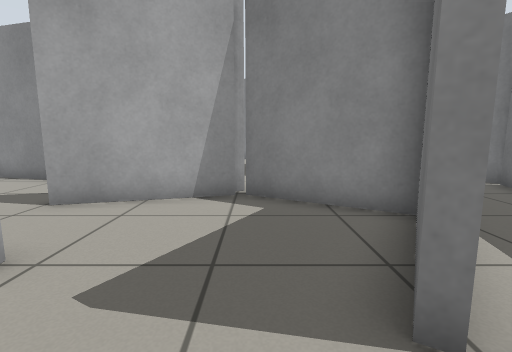
[1] (above)

23 first-person views from a walk through a robot-simulator world made for Gazebo. The camera is 0.72 m above the floor, tilts 8° down and sees 85° across. The floor is counted in squares, 0.5 m on a side. Each view is taken from the middle of a square. On the plan, view 1 faces up. The plan holds only what a view shows up to about 14 squares ahead; the rest is blank. The robots in the file are not drawn.

[2]
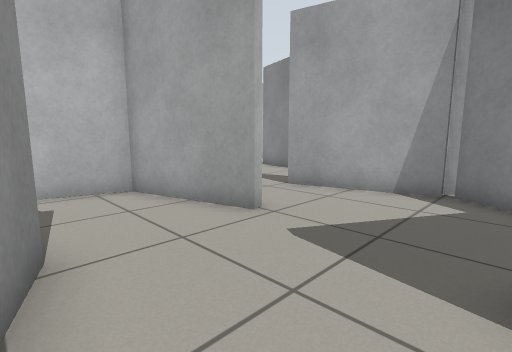

[3]
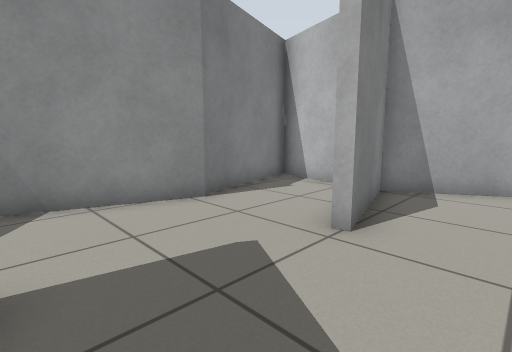

[4]
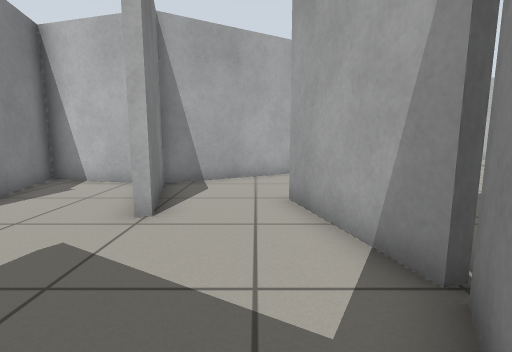

[5]
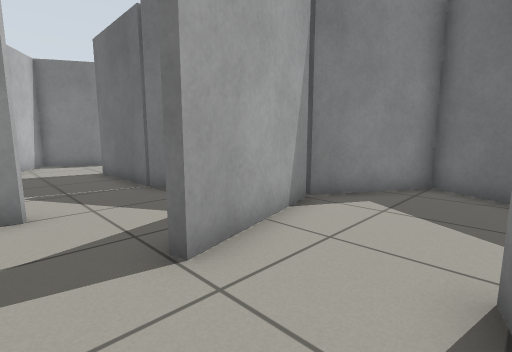

[6]
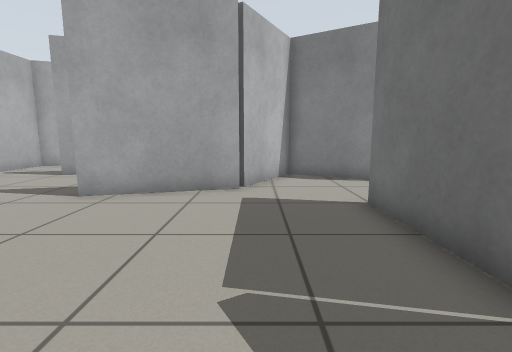

[7]
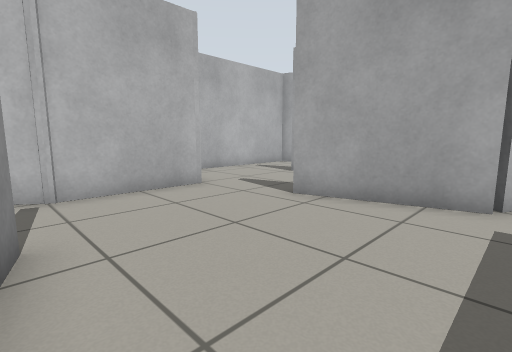

[8]
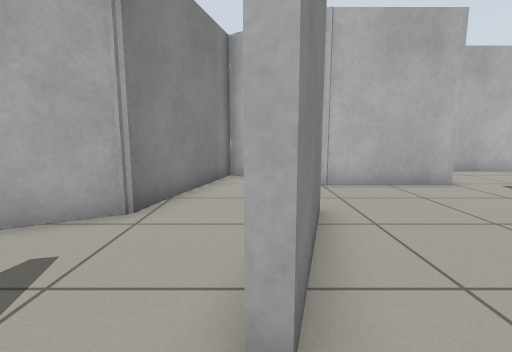

[9]
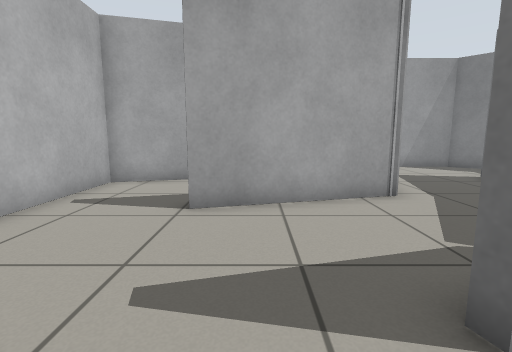

[10]
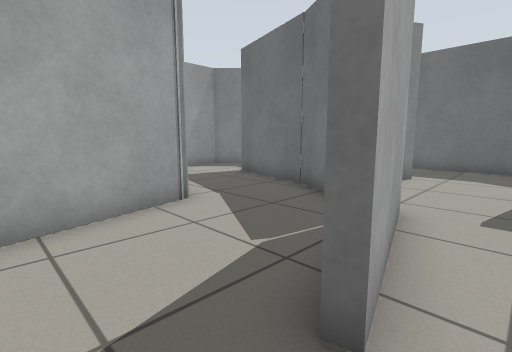

[11]
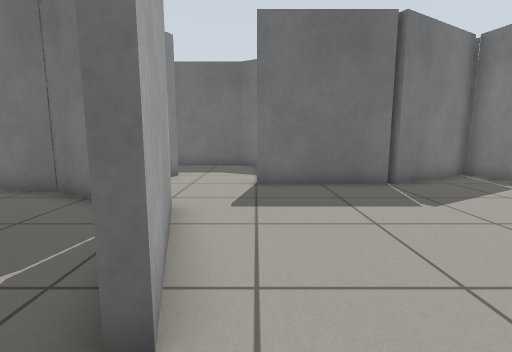

[12]
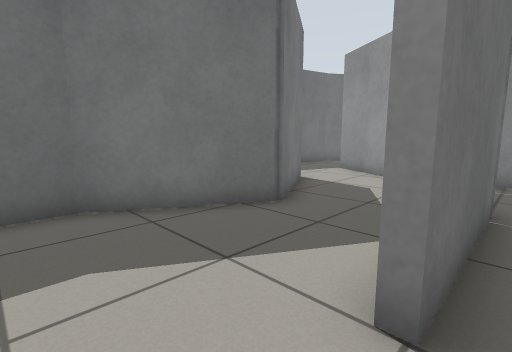

[13]
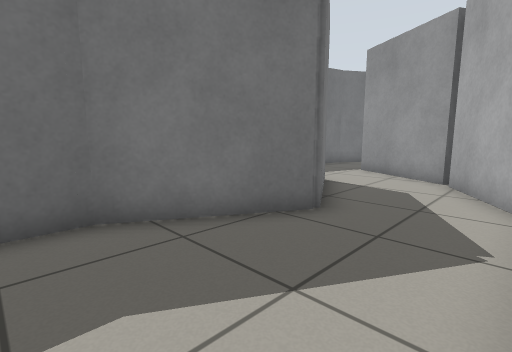

[14]
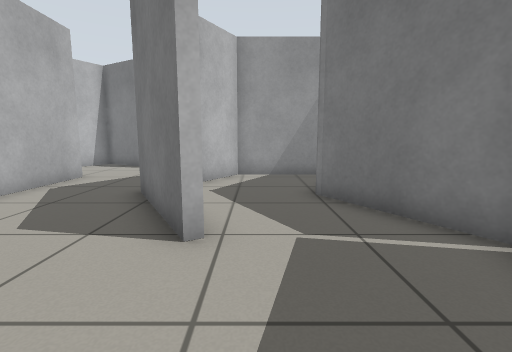

[15]
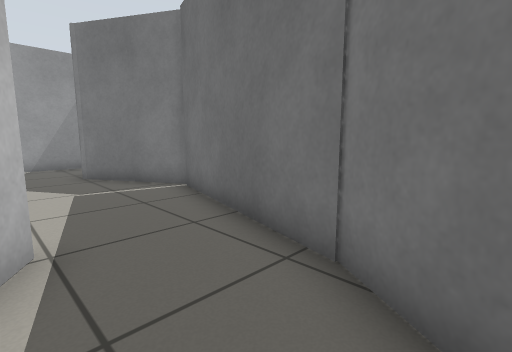

[16]
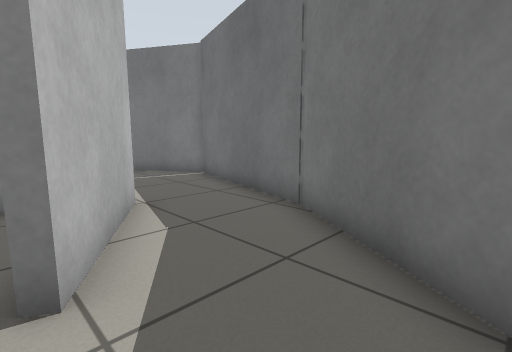

[17]
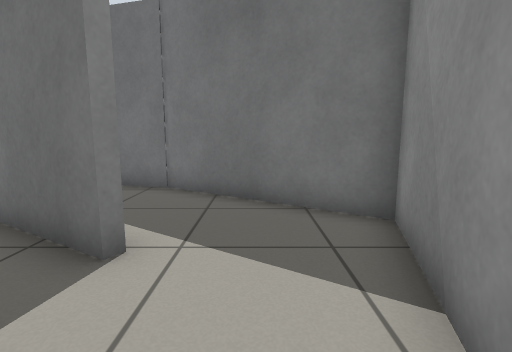

[18]
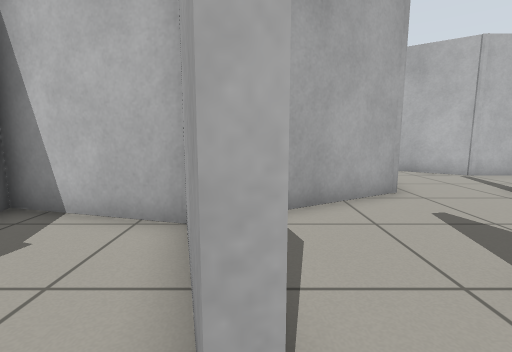

[19]
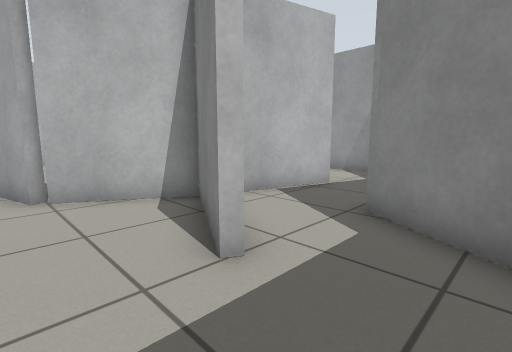

[20]
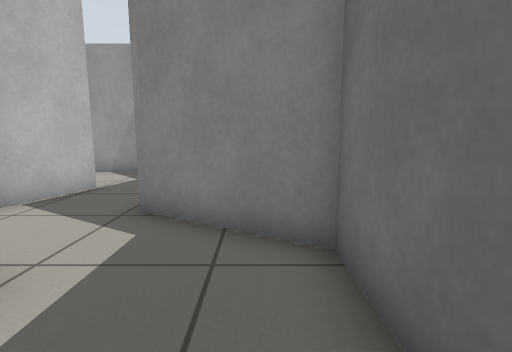

[21]
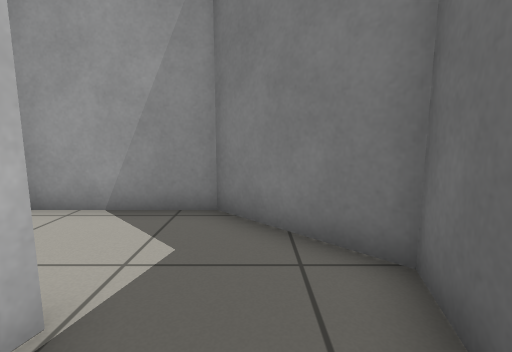

[22]
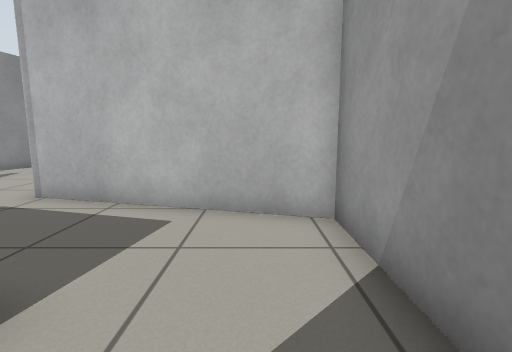

[23]
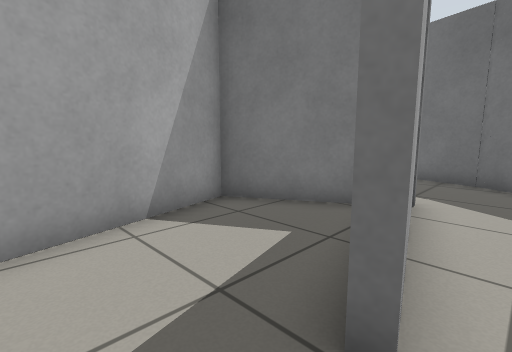

### Floor plan
Points are (right, up) in squares from view 1. A wall is a line through its corners. A room is listed if a view was taken in it or the views show most of it. See-through windows are left out.
Room 1 (views 1, 2, 16, 17)
walls: (-2.9, -0.5) (1.3, -1.9); (-2.8, 2.8) (-6.5, 1.8) (-7.6, -2) (-3, -0.8); (1.4, 1.6) (1.1, 1.8)
ways out: opening at (-0.5, 3) to room 2; opening at (2, 0) to room 6
Room 2 (views 3, 4, 18)
walls: (-0.3, 6.9) (-4.5, 5.7); (1.1, 1.8) (3, 5) (-0.2, 6.8); (-4.2, 2.7) (-2.8, 3.1)
ways out: opening at (-0.5, 3) to room 1; opening at (-3.5, 4.5) to room 3
Room 3 (view 5)
walls: (-8.2, 5.1) (-6.5, 2.1) (-4.2, 2.7)
ways out: opening at (-3.5, 4.5) to room 2; opening at (-6, 6) to room 4
Room 4 (views 6, 7, 8, 9, 10, 11, 23)
walls: (-5.4, 16.7) (-9.3, 15.7) (-9.4, 16); (-12.3, 15) (-12.3, 11) (-14.5, 8) (-9.1, 6.6) (-8.2, 5.1); (-9.4, 10.3) (-5.4, 9.2); (-4.7, 18.8) (-3.8, 20.2); (-14.2, 15.4) (-12.9, 15.1); (-3.7, 19.8) (-5.3, 17); (-3.9, 20.1) (-2.9, 24.1); (-5.4, 8.9) (-9.2, 9.9); (-15.6, 19.6) (-15.6, 17.1); (-2.6, 6.5) (-0.5, 7.1) (-2.5, 10.7) (-2.5, 15); (-3.5, 27.4) (-5.8, 27.4) (-7.6, 20.7) (-12.3, 19.5)
ways out: opening at (-6, 6) to room 3; opening at (-3, 17) to room 5; opening at (-3, 26) to room 7; opening at (-14, 20)
Room 5 (views 12, 13, 19, 20)
walls: (-2.2, 15) (-2.2, 11.7); (3, 15.6) (3, 19.4) (-0.2, 21.3); (-0.3, 18.3) (-0.5, 17.9) (-3.7, 19.8); (-1.8, 10) (-0.3, 7.4); (3.3, 8.9) (3, 8.7) (1, 12.2) (3, 15.7); (-0.1, 7.1) (3.4, 5.1)
ways out: opening at (-3, 17) to room 4; opening at (3, 7.5) to room 6; opening at (-1, 20) to room 7
Room 6 (views 14, 15)
walls: (3.4, 5.1) (1.4, 1.6); (3.4, 15.7) (2.2, 13.8); (6.4, 15.6) (3, 15.6); (1.3, -1.9) (2.7, -2.4) (5.8, 2.4) (7.4, 8.6) (5.4, 12)
ways out: opening at (2, 0) to room 1; opening at (3, 7.5) to room 5; gap at (8, 8)
Room 7 (views 21, 22)
walls: (-2.6, 24) (-3.4, 20.9); (0.3, 23.2) (0.7, 24.9) (-1.8, 27.4) (-3.5, 27.4)
ways out: opening at (-3, 26) to room 4; opening at (-1, 20) to room 5

Positions as (right, up) in squares from view 1, and headings:
1: (0, 0), facing up
2: (1, -1), facing up-left
3: (1, 5), facing down-left
4: (2, 5), facing left
5: (-6, 3), facing up-right
6: (-5, 9), facing up
7: (-5, 10), facing up-left
8: (-4, 9), facing left
9: (-11, 14), facing up
10: (-11, 15), facing up-right
11: (-11, 15), facing right
12: (-3, 17), facing down-right
13: (-2, 17), facing down-right
14: (4, 5), facing up
15: (3, 1), facing up-right
16: (1, -1), facing up-right
17: (-2, 0), facing right
18: (-2, 3), facing left
19: (2, 16), facing up-left
20: (2, 16), facing up
21: (-1, 22), facing up
22: (-1, 26), facing left
23: (-14, 19), facing up-right
